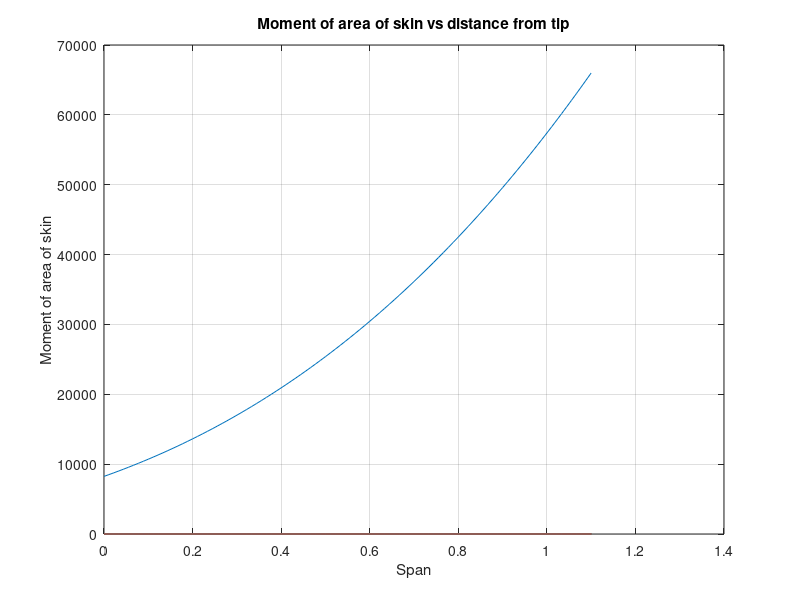

Write MATLAB code to recreate this figure.
clc; clear all; close all;
x = [100,99.65799,98.694,97.214,95.264,92.842,89.97,86.697,83.074,79.148,74.959,70.552,65.968,61.252,56.447,51.597,46.746,41.937,37.212,32.614,28.182,23.957,19.977,16.279,12.898,9.862,7.199,4.93,3.072,1.639,0.638,0.084,0,0.062,0.622,1.718,3.313,5.396,7.955,10.974,14.428,18.29,22.523,27.086,31.931,37.009,42.267,47.649,53.096,58.546,63.935,69.196,74.262,79.065,83.53601,87.609,91.21701,94.292,96.76,98.555,99.638,100];
y = [0,0.098,0.401,0.881,1.462,2.107,2.818,3.584,4.382,5.184,5.962,6.695,7.36,7.942,8.423,8.792,9.039,9.157,9.144,8.998,8.724,8.327,7.815,7.199,6.49,5.701,4.847,3.945,3.016,2.086,1.188,0.369,0,-0.297,-0.873,-1.432,-1.929,-2.344,-2.665,-2.889,-3.015,-3.048,-2.995,-2.864,-2.664,-2.404,-2.094,-1.75,-1.385,-1.015,-0.655,-0.321,-0.027,0.213,0.388,0.491,0.516,0.462,0.339,0.183,0.052,0];
x1 = zeros(62);
y1 = zeros(62);
b = 2.2;
t = 0.5;
z = linspace(1.1,0,100);
I = zeros(100);
for i =1:100
    IZ = 0;
    for j = 1:62
        xZ(j) = x(j)*1.47*(1+(2*z(i)/b));
        yZ(j) = y(j)*1.47*(1+(2*z(i)/b));
    end
    for k = 1:61
        dZ = sqrt((xZ(k)-xZ(k+1))^2 + (yZ(k)-yZ(k+1))^2);
        ymZ = (yZ(k)+yZ(k+1))/2;
        diZ = ymZ*ymZ*dZ*t;
        IZ = IZ + diZ;
    end
    I(i) = IZ;
end
I(1)
I(50)
I(100)
plot(z,I)
xlabel("Span");
ylabel("Moment of area of skin");
title("Moment of area of skin vs distance from tip")
grid on